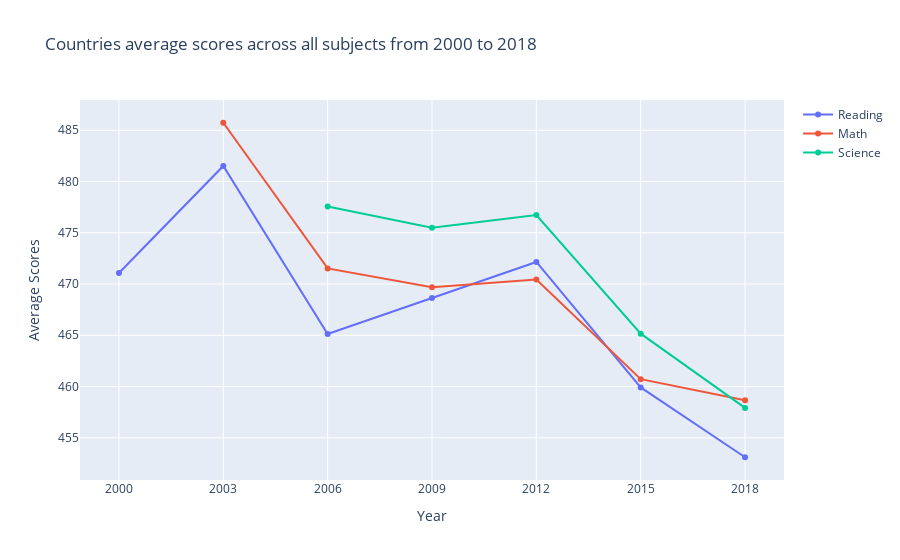

The notebook cell saved with this chart:
### Code cell
avg_reading_year = []
avg_math_year = []
avg_sci_year = []

#year_go = sci_avg2.loc['Year'].unique().tolist()

for i in range(7):
    avg_reading_year.append(readings_avg2.groupby('Year').mean()['avg'][i])
    avg_math_year.append(math_avg2.groupby('Year').mean()['avg'][i])
    avg_sci_year.append(sci_avg2.groupby('Year').mean()['avg'][i])


fig = go.Figure()
fig.add_trace(go.Scatter(x=sci_avg2['Year'].unique().tolist(), y=avg_reading_year,
                mode='lines+markers',
                name='Reading'))

fig.add_trace(go.Scatter(x=sci_avg2['Year'].unique().tolist(), y=avg_math_year,
                mode='lines+markers',
                name='Math'))

fig.add_trace(go.Scatter(x=sci_avg2['Year'].unique().tolist(), y=avg_sci_year,
                mode='lines+markers',
                name='Science'))

fig.update_layout(title='Countries average scores across all subjects from 2000 to 2018',
                   xaxis_title='Year',
                   yaxis_title='Average Scores') 

fig.show()
fig.write_html("all_country_avg_trend.html")
#print(readings_avg2.groupby('Year').mean()['avg'])

### Figure 1 — Plotly figure (JSON) as saved in the notebook; plotly's stock layout.template omitted (floating-point values rounded to 4 significant figures)
{"data": [{"mode": "lines+markers", "name": "Reading", "type": "scatter", "x": ["2000", "2003", "2006", "2009", "2012", "2015", "2018"], "y": [471.1, 481.5, 465.1, 468.6, 472.2, 459.9, 453.1]}, {"mode": "lines+markers", "name": "Math", "type": "scatter", "x": ["2000", "2003", "2006", "2009", "2012", "2015", "2018"], "y": [null, 485.7, 471.5, 469.7, 470.4, 460.7, 458.7]}, {"mode": "lines+markers", "name": "Science", "type": "scatter", "x": ["2000", "2003", "2006", "2009", "2012", "2015", "2018"], "y": [null, null, 477.6, 475.5, 476.7, 465.2, 457.9]}], "layout": {"title": {"text": "Countries average scores across all subjects from 2000 to 2018"}, "xaxis": {"title": {"text": "Year"}}, "yaxis": {"title": {"text": "Average Scores"}}}}
